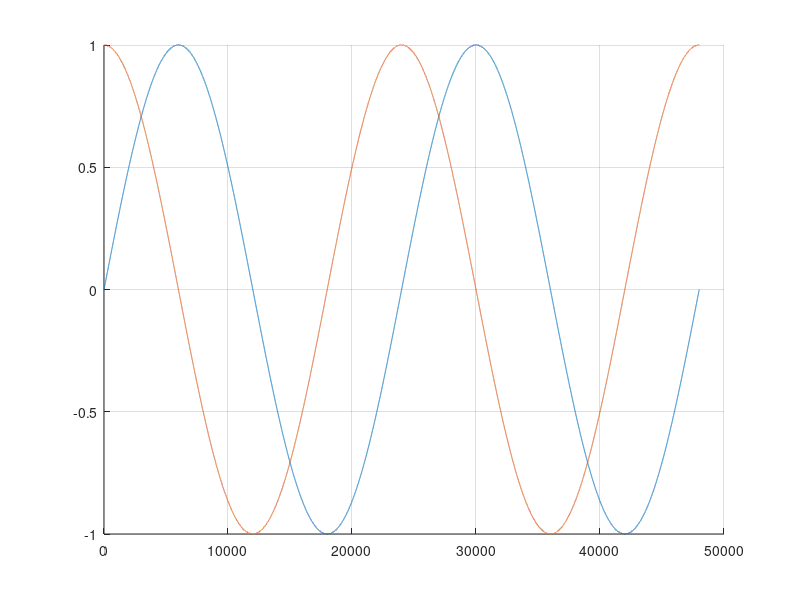
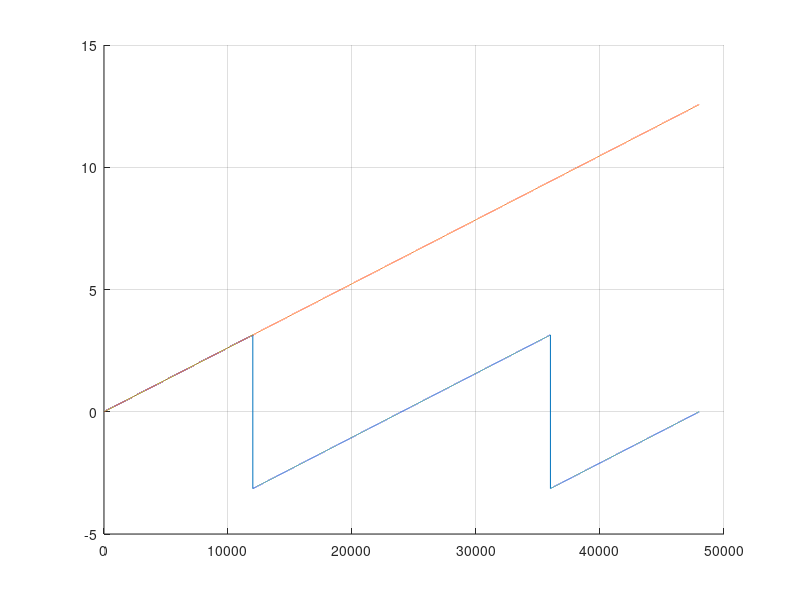
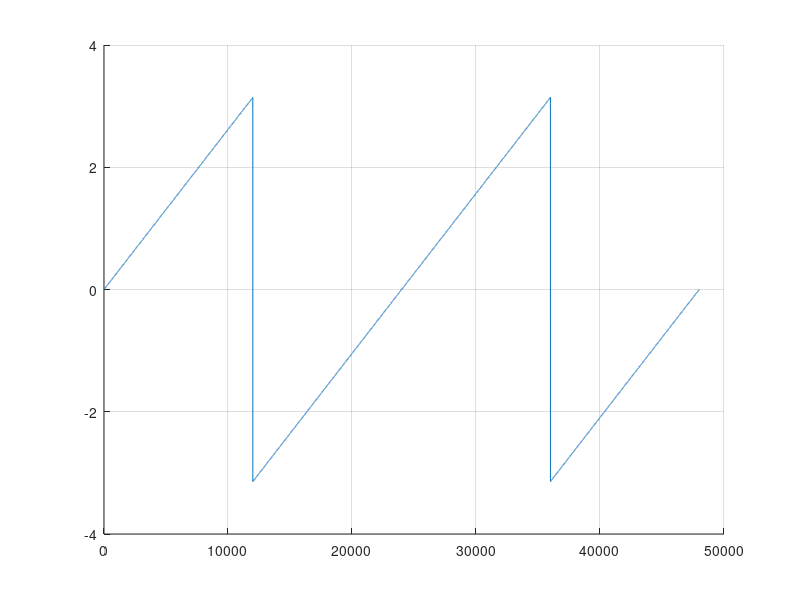

Source code (MATLAB) for these figures, in order:
clear;

SF = 48000; % sample rate
F = 2; % frequency
T = 1; % time

t_in = 0:SF * T - 1;

left = sin(t_in * 2 * pi * F / SF);
right = cos(t_in * 2 * pi * F / SF);

old_atan2 = 0;
wrap = 0;

for k = t_in
    new_atan2 = atan2(left(k + 1), right(k + 1));
    wrapped(k + 1) = new_atan2;

    if old_atan2 - new_atan2 > pi
        wrap += 1
    end

    old_atan2 = new_atan2;
    unwrapped(k + 1) = wrap * 2 * pi + new_atan2;
end

figure(1)
clf
hold on
plot(left)
plot(right)
grid on

figure(2)
clf
hold on
plot(wrapped)
plot(unwrapped)
grid on

figure(3)
clf
hold on
plot(wrapped)
grid on

csvwrite('phase.csv', unwrapped);
